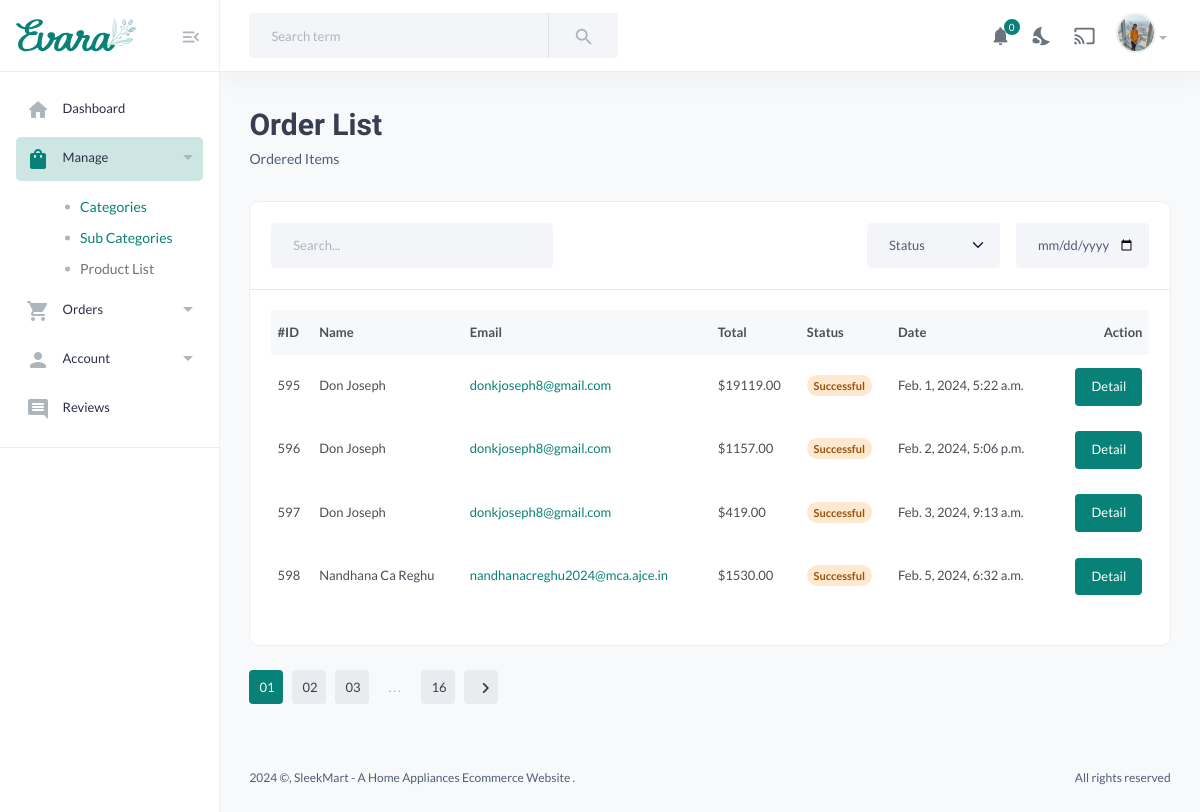
/seller_orders (signed in), run on an earlier commit of the app's database.
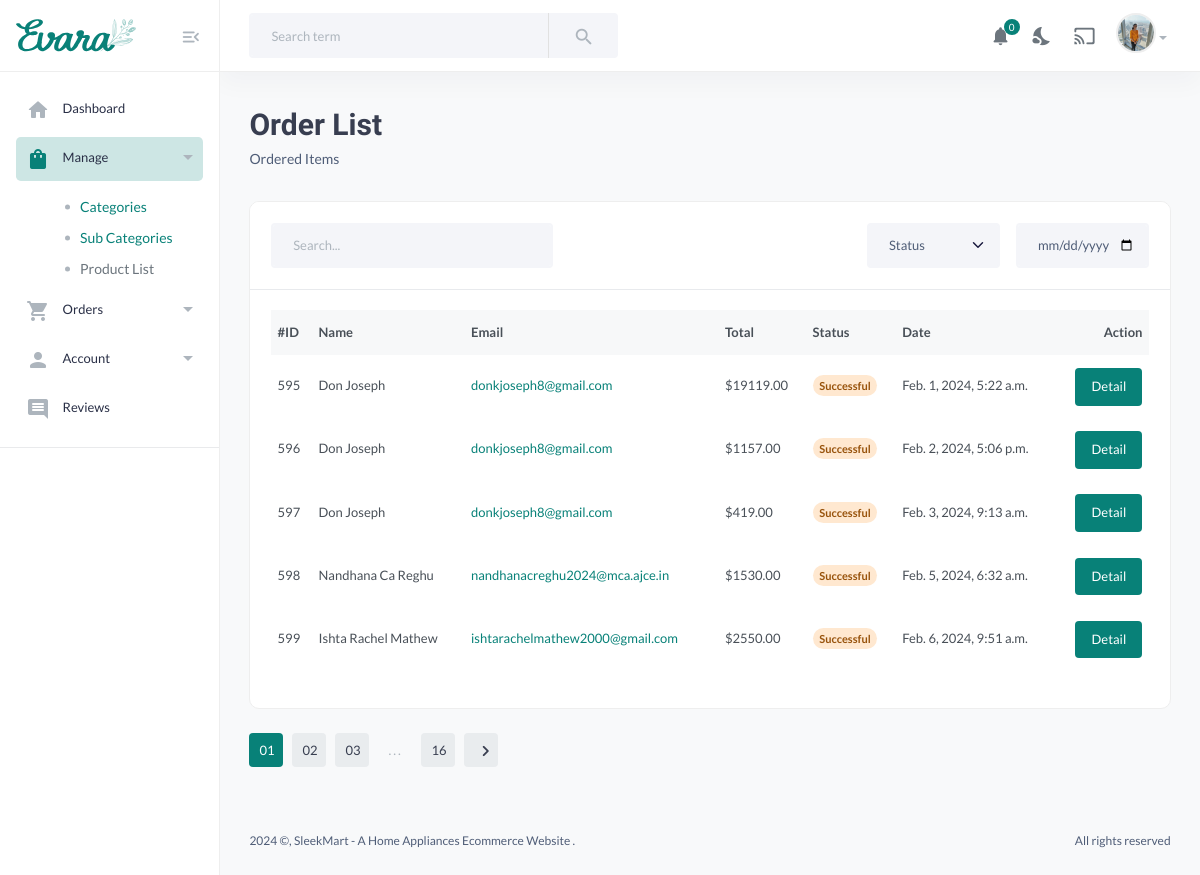
And on a later commit of the database.
### dashboard/models.py (models this page shows, shortened)
class CustomUser(AbstractBaseUser, PermissionsMixin):
    USER_ROLES = (
        ('customer', 'Customer'),
        ('seller', 'Seller'),
        ('admin', 'Admin'),
        ('delivery_agent', 'Delivery Agent'),
    )
    email = models.EmailField(unique=True)
    name = models.CharField(max_length=100,null=True, blank=True)
    mobile = models.CharField(max_length=15, blank=True, null=True)
    profile_pic = models.ImageField(upload_to='profile_pics/', blank=True, null=True)
    address = models.TextField(blank=True, null=True)
    is_active = models.BooleanField(default=True)
    is_staff = models.BooleanField(default=False)
    date_joined = models.DateTimeField(default=timezone.now)
    role = models.CharField(max_length=15, choices=USER_ROLES, blank=True, null=True,default='customer')
    objects = CustomUserManager()
    USERNAME_FIELD = 'email'
    REQUIRED_FIELDS = ['name']

class Order(models.Model):
    class PaymentStatusChoices(models.TextChoices):
        PENDING = 'pending', 'Pending'
        SUCCESSFUL = 'successful', 'Successful'
        FAILED = 'failed', 'Failed'
    user = models.ForeignKey(CustomUser, on_delete=models.CASCADE, default=1)
    products = models.ManyToManyField(Product)
    total_price = models.DecimalField(max_digits=10, decimal_places=2, default=1)
    order_date = models.DateTimeField(auto_now_add=True)
    razorpay_order_id = models.CharField(max_length=255, default=1)
    payment_status = models.CharField(max_length=20, choices=PaymentStatusChoices.choices, default=PaymentStatusChoices.PENDING)

### dashboard/views.py (the view)
# urls.py: path('seller_orders', views.seller_orders, name='seller_orders'),
@login_required
def seller_orders(request):
    seller = Seller.objects.get(user=request.user)
    seller_orders = Order.objects.filter(orderitem__seller=seller).distinct()
    context = {
        'seller_orders': seller_orders,
    }
    return render(request, 'Seller/orderview.html', context)

### templates/Seller/orderview.html (shortened to what this page needs)
{% load static %}
<!DOCTYPE HTML>
<html lang="en">
<head>
    <link href="{% static 'assets/css/main.css' %}" rel="stylesheet" type="text/css" />
</head>
<body>
    <aside class="navbar-aside" id="offcanvas_aside">
        <div class="aside-top">
            <a href="index.html" class="brand-wrap">
                <img src="{% static 'assets/imgs/theme/logo.svg' %}" class="logo" alt="Evara Dashboard">
            </a>
            <div>
                <button class="btn btn-icon btn-aside-minimize"> <i class="text-muted material-icons md-menu_open"></i> </button>
            </div>
        </div>
        <nav>
            <ul class="menu-aside">
                <li class="menu-item">
                    <a class="menu-link" href="{% url 'sellerindex' %}"> <i class="icon material-icons md-home"></i>
                        <span class="text">Dashboard</span>
                    </a>
                </li>
                <li class="menu-item has-submenu active">
                    <a class="menu-link" href="page-products-list.html"> <i class="icon material-icons md-shopping_bag"></i>
                        <span class="text">Manage</span>
                    </a>
                    <div class="submenu">
                        <a href="{% url 'categories' %}" class="active">Categories</a>
                        <a href="{% url 'subcategories' %}" class="active">Sub Categories</a>
                        <a href="{% url 'productlist' %}">Product List</a>
                    </div>
                </li>
                <li class="menu-item has-submenu">
                    <a class="menu-link" href="page-orders-1.html"> <i class="icon material-icons md-shopping_cart"></i>
                        <span class="text">Orders</span>
                    </a>
                </li>
                <li class="menu-item has-submenu">
                    <a class="menu-link" href="page-categories.html#"> <i class="icon material-icons md-person"></i>
                        <span class="text">Account</span>
                    </a>
                </li>
                <li class="menu-item">
                    <a class="menu-link" href="{% url 'sellerreviews' %}"> <i class="icon material-icons md-comment"></i>
                        <span class="text">Reviews</span>
                    </a>
                </li>
            </ul>
            <hr>
            <br>
            <br>
        </nav>
    </aside>
    <main class="main-wrap">
        <header class="main-header navbar">
            <div class="col-search">
                <form class="searchform">
                    <div class="input-group">
                        <input list="search_terms" type="text" class="form-control" placeholder="Search term">
                        <button class="btn btn-light bg" type="button"> <i class="material-icons md-search"></i></button>
                    </div>
                </form>
            </div>
            <div class="col-nav">
                <ul class="nav">
                    <li class="nav-item">
                        <a class="nav-link btn-icon" href="page-categories.html#">
                            <i class="material-icons md-notifications animation-shake"></i>
                            <span class="badge rounded-pill">0</span>
                        </a>
                    </li>
                    <li class="nav-item">
                        <a class="nav-link btn-icon darkmode" href="#"> <i class="material-icons md-nights_stay"></i> </a>
                    </li>
                    <li class="nav-item">
                        <a href="#" class="requestfullscreen nav-link btn-icon"><i class="material-icons md-cast"></i></a>
                    </li>
                    <li class="dropdown nav-item">
                        <a class="dropdown-toggle" data-bs-toggle="dropdown" href="#" id="dropdownAccount" aria-expanded="false">
                            {% if request.user.profile_pic %}
                            <img src="{{ request.user.profile_pic.url }}" alt="profile pic" class="img-xs rounded-circle" />
                {% else %}
                            <img src="{% static 'images/propic.jpg' %}" alt="Seller" class="img-xs rounded-circle" />
                {% endif %}
                    </li>
                </ul>
            </div>
        </header>
        <section class="content-main">
            <div class="content-header">
                <div>
                    <h2 class="content-title card-title">Order List </h2>
                    <p>Ordered Items</p>
                </div>
            </div>
            <div class="card mb-4">
                <header class="card-header">
                    <div class="row gx-3">
                        <div class="col-lg-4 col-md-6 me-auto">
                            <input type="text" placeholder="Search..." class="form-control">
                        </div>
                        <div class="col-lg-2 col-6 col-md-3">
                            <select class="form-select" id="statusFilter">
                                <option>Status</option>
                            </select>
                        </div>
                        <div class="col-md-2 col-6">
                            <input type="date" id="selectedDate" class="form-control" onchange="filterOrders()">
                        </div>
                </header>
                <div class="card-body">
                    <div class="table-responsive">
                        <table class="table table-hover">
                            <thead>
                                <tr>
                                    <th>#ID</th>
                                    <th scope="col">Name</th>
                                    <th scope="col">Email</th>
                                    <th scope="col">Total</th>
                                    <th scope="col">Status</th>
                                    <th scope="col">Date</th>
                                    <th scope="col" class="text-end"> Action </th>
                                </tr>
                            </thead>
                            <tbody id="orderTableBody">
                                {% for order in seller_orders %}
            <tr>
                <td>{{ order.id }}</td>
                <td><b>{{ order.user.name }}</b></td>
                <td><a href="mailto:{{ order.user.email }}">{{ order.user.email }}</a></td>
                <td>${{ order.total_price }}</td>
                <td><span class="badge rounded-pill alert-warning">{{ order.get_payment_status_display }}</span></td>
                <td>{{ order.order_date }}</td>
                <td class="text-end">
                    <a href="{% url 'order_itemdetails' order.id %}" class="btn btn-md rounded font-sm">Detail</a>
                </td>
            </tr>
            {% endfor %}
                            </tbody>
                        </table>
                    </div>
                </div>
            </div>
            <div class="pagination-area mt-15 mb-50">
                <nav aria-label="Page navigation example">
                    <ul class="pagination justify-content-start">
                        <li class="page-item active"><a class="page-link" href="page-orders-1.html#">01</a></li>
                        <li class="page-item"><a class="page-link" href="page-orders-1.html#">02</a></li>
                        <li class="page-item"><a class="page-link" href="page-orders-1.html#">03</a></li>
                        <li class="page-item"><a class="page-link dot" href="page-orders-1.html#">...</a></li>
                        <li class="page-item"><a class="page-link" href="page-orders-1.html#">16</a></li>
                        <li class="page-item"><a class="page-link" href="page-orders-1.html#"><i class="material-icons md-chevron_right"></i></a></li>
                    </ul>
                </nav>
            </div>
        </section>
        <footer class="main-footer font-xs">
            <div class="row pb-30 pt-15">
                <div class="col-sm-6">
                     ©, SleekMart - A Home Appliances Ecommerce Website .
                </div>
                <div class="col-sm-6">
                    <div class="text-sm-end">
                        All rights reserved
                    </div>
                </div>
            </div>
        </footer>
    </main>
</body>
</html>

What changed in the data, as far as the page shows it:
added Order: id "599", user.name "Ishta Rachel Mathew", user.email "ishtarachelmathew2000@gmail.com", total_price "2550.00", payment_status "Successful", order_date "Feb. 6, 2024, 9:51 a.m."
